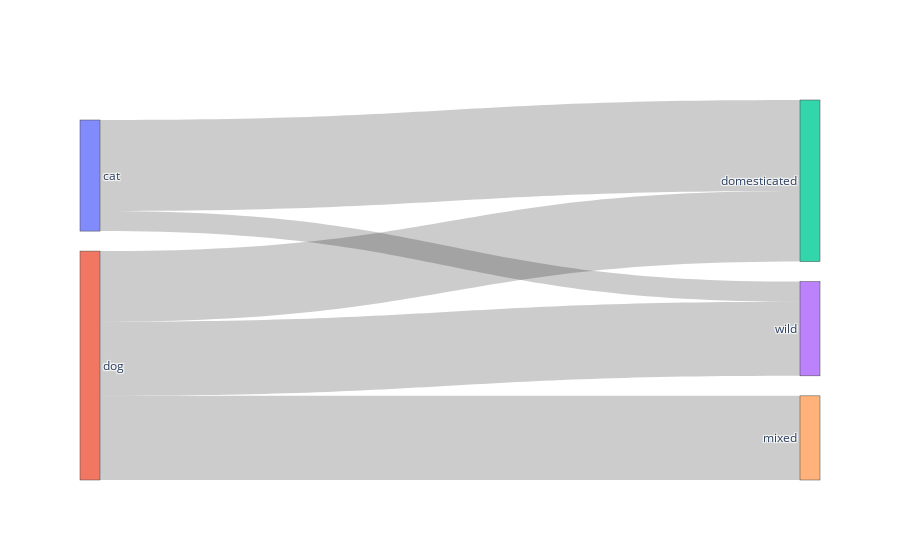

Notebook code for this chart:
### Code cell
## Example: 

import pandas as pd
import plotly.graph_objects as go

# Define nodes (2 layers)
label_list = ['cat', 'dog', 'domesticated', 'wild', 'mixed']

# Define direct connections between layers
# cat: 0, dog: 1, domesticated: 2, wild: 3
source = [0, 0, 1, 1, 1]  # Only 'cat' and 'dog' as sources
target = [2, 3, 2, 3, 4]  # Only 'domesticated' and 'wild' as targets
count = [27, 6, 21, 22, 25]  # Corresponding flow values

# Create the Sankey diagram
fig = go.Figure(data=[go.Sankey(
    node = {"label": label_list},
    link = {"source": source, "target": target, "value": count}
)])
fig.show()

### Figure 1 — Plotly figure (JSON) as saved in the notebook; plotly's stock layout.template omitted (floating-point values rounded to 4 significant figures)
{"data": [{"link": {"source": [0, 0, 1, 1, 1], "target": [2, 3, 2, 3, 4], "value": [27, 6, 21, 22, 25]}, "node": {"label": ["cat", "dog", "domesticated", "wild", "mixed"]}, "type": "sankey"}], "layout": {"autosize": true}}
